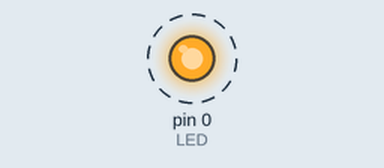
This sketch was run on a simulated Arduino Uno, built with avr-gcc and run on an emulated ATmega328P. Parts: output pins drawn as LEDs (lit = HIGH). Dashed ring = blinking.

Above: at 0.5 s.
Timing chart, 0 to 4.6 s (numbered marks = the images above):
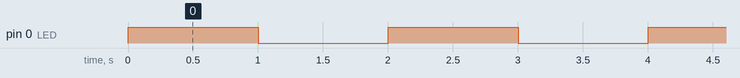

Measured:
- by itself, pin 0 (LED): alternates HIGH for 1.0 s and LOW for 1.0 s

The sketch:

sketch_nov20a.ino
```cpp
const int LED = 0;         // dioda LED jest dołączona do linii 13

void setup()                // funkcja konfigurująca
{
  pinMode(LED, OUTPUT);     // ustawienie linii LED jako wyjściowej
}

void loop()                 // pętla nieskończona
{
  digitalWrite(LED, HIGH);  // ustawienie bitu
  delay(1000);              // opóźnienie 1 s (1000 ms)
  digitalWrite(LED, LOW);   // wyzerowanie bitu
  delay(1000);              // opóźnienie 1 s (1000 ms)
}
```
